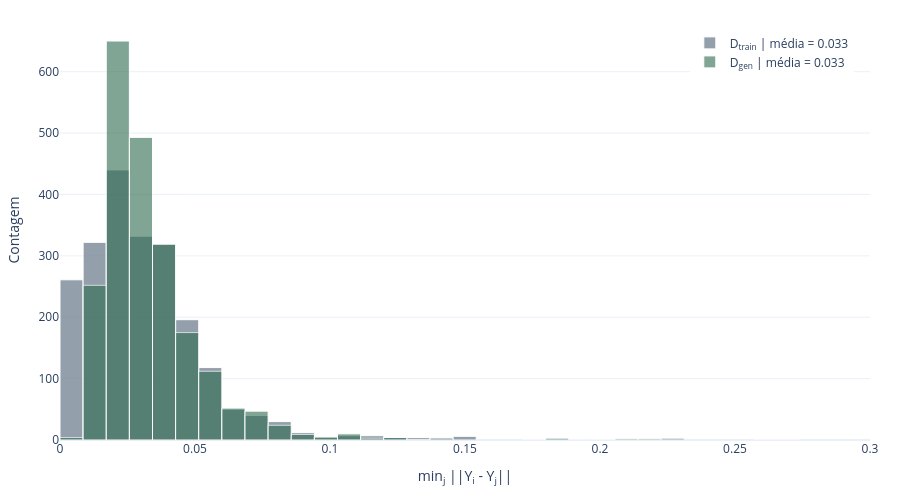

Here is the notebook cell this chart was saved with:
### Code cell
# ============================================================================
# 2.5 COMPARATIVE DIVERSITY DISTRIBUTION (TRAIN x GENERATED)
# ============================================================================

import plotly.graph_objects as go

real_flat = real_subset.reshape(real_subset.shape[0], -1)
gen_flat = gen_subset.reshape(gen_subset.shape[0], -1)

dists_real = cdist(real_flat, real_flat, metric='euclidean')
np.fill_diagonal(dists_real, np.inf)
nn_real = np.min(dists_real, axis=1)

dists_gen = cdist(gen_flat, gen_flat, metric='euclidean')
np.fill_diagonal(dists_gen, np.inf)
nn_gen = np.min(dists_gen, axis=1)

mean_nn_real = float(np.mean(nn_real))
mean_nn_gen = float(np.mean(nn_gen))

images_dir = BASE_DIR / 'images'
images_dir.mkdir(parents=True, exist_ok=True)
output_path = images_dir / f'vae_diversity_comparison_{RUN_ID}_epoch_{EPOCH}.png'
viridis_color = '#2D6A4F'

all_nn = np.concatenate([nn_real, nn_gen])
bin_count = 100
bin_start = float(np.min(all_nn))
bin_end = float(np.max(all_nn))
bin_size = (bin_end - bin_start) / bin_count if bin_end > bin_start else 1.0
shared_bins = dict(start=bin_start, end=bin_end, size=bin_size)

fig = go.Figure()
fig.add_trace(
    go.Histogram(
        x=nn_real,
        xbins=shared_bins,
        name=f'D<sub>train</sub> | média = {mean_nn_real:.3f}',
        marker=dict(color='slategrey', line=dict(color='white', width=1)),
        opacity=0.75
    )
)
fig.add_trace(
    go.Histogram(
        x=nn_gen,
        xbins=shared_bins,
        name=f'D<sub>gen</sub> | média = {mean_nn_gen:.3f}',
        marker=dict(color=viridis_color, line=dict(color='white', width=1)),
        opacity=0.6
    )
)

fig.update_xaxes(title_text='min<sub>j</sub> ||Y<sub>i</sub> - Y<sub>j</sub>||', range=[0, 0.3])
fig.update_yaxes(title_text='Contagem')
fig.update_layout(
    template='plotly_white',
    barmode='overlay',
    width=900,
    height=500,
    margin=dict(l=60, r=30, t=20, b=60),
    legend=dict(title='', x=0.98, y=0.98, xanchor='right', yanchor='top')
)

fig.write_image(output_path, format='png', width=900, height=500, scale=300 / 96)
fig.show()
print(f'Saved diversity comparison figure to: {output_path}')

### Figure 1 — Plotly figure (JSON) as saved in the notebook; plotly's stock layout.template omitted (floating-point values rounded to 4 significant figures; data arrays with more than 128 entries replaced by an {"elided": "..."} marker saying what was removed)
{"data": [{"marker": {"color": "slategrey", "line": {"color": "white", "width": 1}}, "name": "D<sub>train</sub> | média = 0.033", "opacity": 0.75, "type": "histogram", "x": {"elided": "2170 float values"}, "xbins": {"end": 0.8564, "size": 0.008564, "start": 0}}, {"marker": {"color": "#2D6A4F", "line": {"color": "white", "width": 1}}, "name": "D<sub>gen</sub> | média = 0.033", "opacity": 0.6, "type": "histogram", "x": {"elided": "2170 float values"}, "xbins": {"end": 0.8564, "size": 0.008564, "start": 0}}], "layout": {"barmode": "overlay", "height": 500, "legend": {"title": {"text": ""}, "x": 0.98, "xanchor": "right", "y": 0.98, "yanchor": "top"}, "margin": {"b": 60, "l": 60, "r": 30, "t": 20}, "width": 900, "xaxis": {"range": [0, 0.3], "title": {"text": "min<sub>j</sub> ||Y<sub>i</sub> - Y<sub>j</sub>||"}}, "yaxis": {"title": {"text": "Contagem"}}}}
